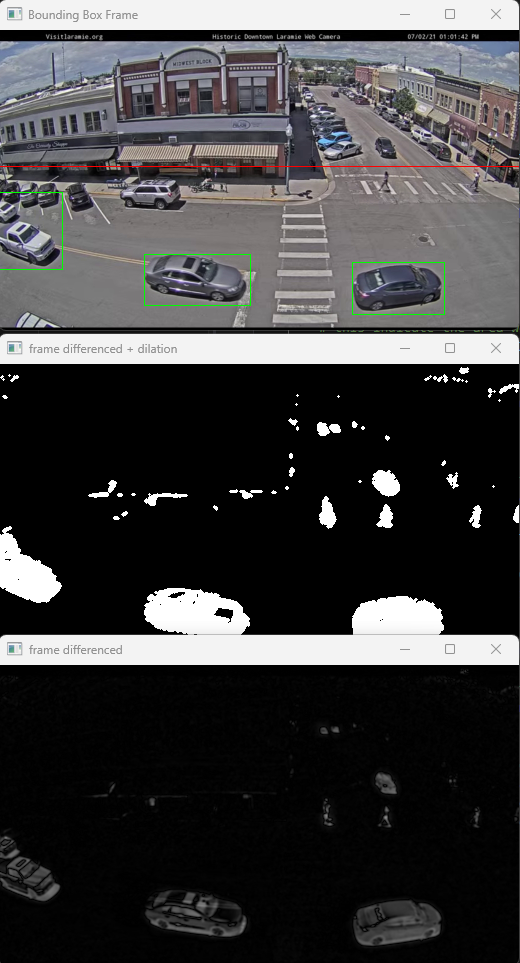
#> input picture exercise1task1.png, 520 x 963 px, given in place of Traffic_Laramie_1.mp4, which was not available
$ jupyter execute --allow-errors exer1_17022025_submission_cleaned.ipynb   (shell and % lines are left out)   (text cells are left out)
#> lines starting #> are read from the running program, lines starting #| are printed output that depends on the picture; after the words box and inside, x2 and y2 are one past the last pixel; in counts of white or black regions, pixels touching at a corner belong together; pictures that were not available may be replaced by others from this repository, and a replacement may not be noted
[cell 1]
import cv2 as cv
import matplotlib.pyplot as plt
import numpy as np

#these are the libraries used for Exercise_1
#.venv python 3.13.1

[cell 2]
#task 1
cap = cv.VideoCapture('Traffic_Laramie_1.mp4')
if not cap.isOpened():
    print("Error opening video stream")
    exit()

min_contour_area = 1000

cars = {}
detected_location = []
car_counter = 0

background = None

while True:
    ret, frame = cap.read()
#> frame is the input picture: shape (963, 520, 3); mean B, G, R 64.7, 63.9, 64.5
    if frame is None:
        break

    # Reduce frame size
    frame = cv.resize(frame, (int(frame.shape[1]/2), int(frame.shape[0]/2)))
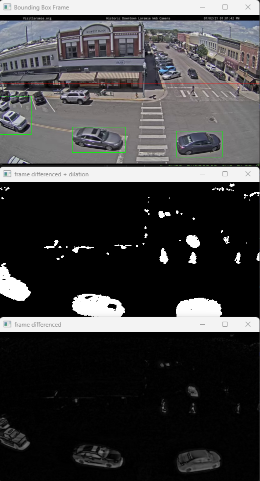
#> frame: shape (481, 260, 3); mean B, G, R 64.6, 63.8, 64.3

    gray = cv.cvtColor(frame,cv.COLOR_BGR2GRAY)
    blur = cv.GaussianBlur(gray,(3,3),0)
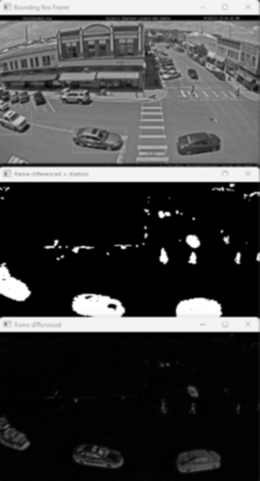
#> blur: shape (481, 260); min 0, max 255, mean 64.1

    if background is None:
        background = blur

    difference = cv.absdiff(background,blur)
#> difference: shape (481, 260); every value is 0

    kernel = cv.getStructuringElement(cv.MORPH_ELLIPSE, (3, 3))
    dilation = cv.dilate(difference, kernel)
    fgmask = cv.threshold(dilation, 12, 255, cv.THRESH_BINARY)[1]

    # Define region of interest parameters
    height, width, _ = frame.shape
#> height = 481; width = 260
    bX = 0
    bY2 = height
#> bY2 = 481
    bY = int(height * 5/11)
#> bY = 218
    bX2 = width
#> bX2 = 260
    # draws a red line with thickness 1.
    # this indicate the area we care about
    cv.line(frame, (0, bY), (bX2, bY), (0,0,255), 1)
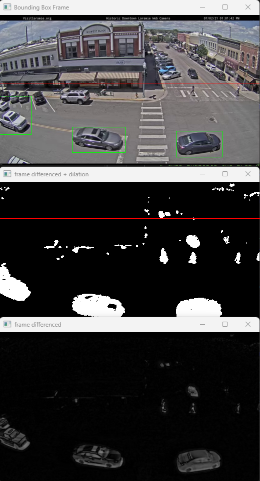
#> frame: shape (481, 260, 3); 0.21% of pixels changed, all inside (x1, y1, x2, y2) = (0, 218, 260, 219)

    # Find contours in the foreground mask
    contours, _ = cv.findContours(fgmask, cv.RETR_EXTERNAL, cv.CHAIN_APPROX_SIMPLE)
#> contours = []

    # Process each contour
    for contour in contours:
        # if the contour is within the its area limit, it is most likely a car
        if min_contour_area < cv.contourArea(contour) < (height * width)*0.5:
            # Calculate centroid
            M = cv.moments(contour)
            if M["m00"] != 0:
                cX = int(M["m10"] / M["m00"])
                cY = int(M["m01"] / M["m00"])

            # Get bounding box coordinates
            x, y, w, h = cv.boundingRect(contour)

            # If the car's centroid is in the Main Street, draw a green rectangle around it
            if bX < cX < bX2 and bY < cY < bY2: # and min(h,w) >= 25
                cv.rectangle(frame, (x, y),(x + w, y + h), (0, 255, 0), 1)
#> this loop made 0 passes

    # Display the processed video output and the computer vision of the video
    cv.imshow('Bounding Box Frame', frame)
    cv.imshow('frame differenced + dilation', fgmask)
    cv.imshow('frame differenced', difference)

    # Check for exit command
    keyboard = cv.waitKey(30)
#> (key q is pressed here)
#> `fps = cap.get(cv.CAP_PROP_FPS)`: fps = 30
#> `totalNoFrames = cap.get(cv.CAP_PROP_FRAME_COUNT)`: totalNoFrames = 1
#> `durationInMinute = (totalNoFrames // fps) / 60`: durationInMinute = 0
#> `fgmask = fgbg.apply(frame)`:
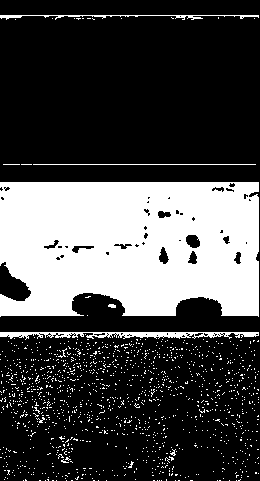
#> fgmask: shape (481, 260); values 127 (black) and 255 (white), 28.5% white; 1266 white regions (1259 under 20 px), largest, box (x1, y1, x2, y2) and area: (0, 182, 259, 317) 31346, (0, 332, 259, 340) 1133, (0, 15, 259, 20) 449
#> `contours, _ = cv.findContours(fgmask, cv.RETR_EXTERNAL, cv.CHAIN_APPRO..`: contours = [[[0, 0], [0, 480], [259, 480], [259, 0]]]
#> the loop `for contour in contours: #due to lesser noise from the background subt..` made 1 pass
#> after the loop `for contour in contours:`: cars = 0 items; counter = 0
#> after the loop `for car_key,car_value in cars.items():`: cars_to_remove = []
#> `font = cv.FONT_HERSHEY_SIMPLEX`: font = 0
#> `text = "Cars: " + str(car_counter) + "||" + "width: "+ str(width) + ",..`: text = 'Cars: 0||width: 260,height: 481'
#> `cv.putText(frame, text, text_position, font, font_scale, color, thickn..`:
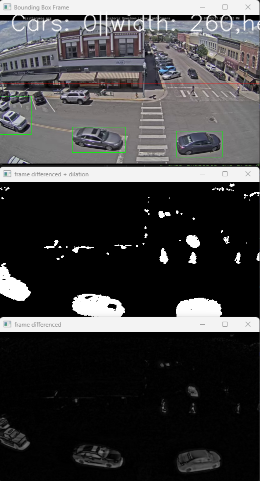
#> frame: shape (481, 260, 3); 1.31% of pixels changed, all inside (x1, y1, x2, y2) = (11, 11, 260, 37)
#> `cv.putText(frame, str(cars), (10,50), font, 0.30, (0,0,255), thickness..`: frame: shape (481, 260, 3); 0.06% of pixels changed, all inside (x1, y1, x2, y2) = (10, 42, 19, 54)
#> (key q is pressed here)
#| car that moves to the left: 0
    if keyboard == ord('q') or keyboard == 27:
        break

cap.release()
cv.destroyAllWindows()

[cell 3]
videos = ['Traffic_Laramie_2.mp4','Traffic_Laramie_1.mp4']
#> (the rest of this cell did not finish here and is left out)

$ run again, on exercise1task2.png
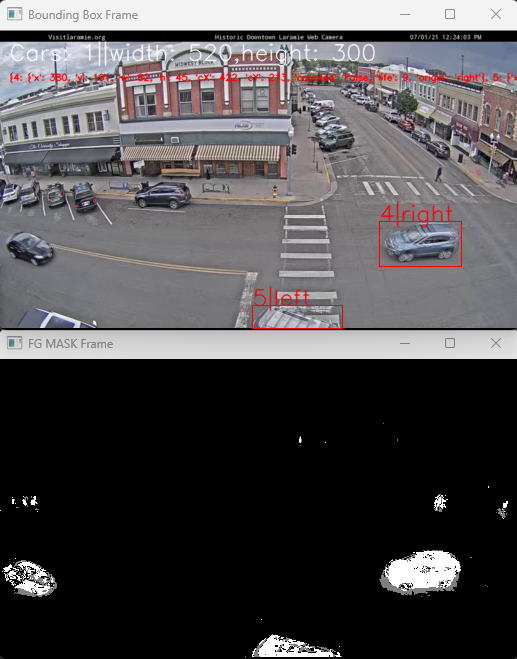
#> input picture exercise1task2.png, 517 x 659 px, given in place of Traffic_Laramie_1.mp4, which was not available
#> frame is the input picture: shape (659, 517, 3); mean B, G, R 79.3, 77.3, 79.9
#> difference: shape (329, 258); every value is 0
#> `contours, _ = cv.findContours(fgmask, cv.RETR_EXTERNAL, cv.CHAIN_APPRO..`: contours = []
#> fps = 30
#> totalNoFrames = 1
#> durationInMinute = 0
#> `fgmask = fgbg.apply(frame)`:
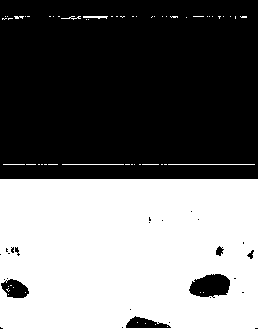
#> fgmask: shape (329, 258); values 127 (black) and 255 (white), 44.3% white; 62 white regions (55 under 20 px), largest, box (x1, y1, x2, y2) and area: (0, 179, 258, 329) 37122, (168, 164, 255, 165) 87, (62, 164, 124, 165) 62
#> `contours, _ = cv.findContours(fgmask, cv.RETR_EXTERNAL, cv.CHAIN_APPRO..`: contours = [[[0, 0], [0, 328], [257, 328], [257, 0]]]
#> the loop `for contour in contours: #due to lesser noise from the background subt..` made 1 pass
#> after the loop `for contour in contours:`: cars = 0 items; counter = 0
#> after the loop `for car_key,car_value in cars.items():`: cars_to_remove = []
#> font = 0
#> text = 'Cars: 0||width: 258,height: 329'
#> `cv.putText(frame, text, text_position, font, font_scale, color, thickn..`:
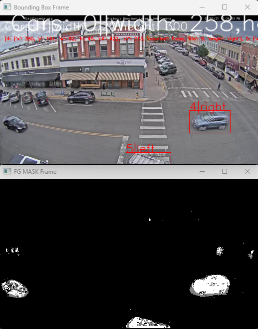
#> frame: shape (329, 258, 3); mean B, G, R 80.1, 78.1, 80.8
#| car that moves to the left: 0
